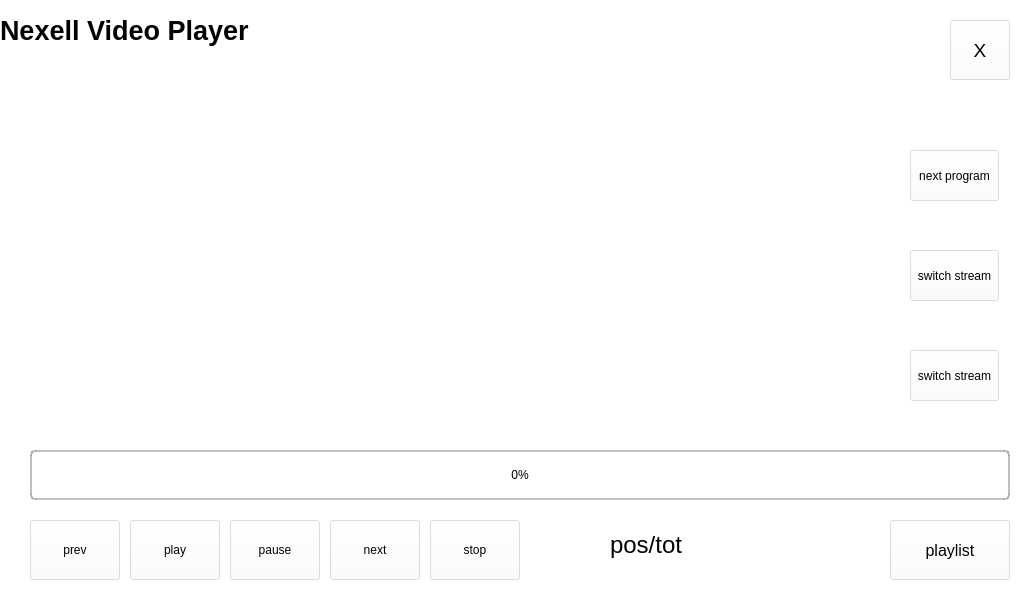
<?xml version="1.0" encoding="UTF-8"?>
<ui version="4.0">
 <class>MainWindow</class>
 <widget class="QMainWindow" name="MainWindow">
  <property name="geometry">
   <rect>
    <x>0</x>
    <y>0</y>
    <width>1024</width>
    <height>600</height>
   </rect>
  </property>
  <property name="windowTitle">
   <string>VideoPlayer</string>
  </property>
  <property name="autoFillBackground">
   <bool>false</bool>
  </property>
  <property name="styleSheet">
   <string notr="true">background: rgba(0, 0, 0, 0%);
color: rgb(1, 1, 1);
</string>
  </property>
  <widget class="QWidget" name="centralWidget">
   <widget class="QLabel" name="durationlabel">
    <property name="geometry">
     <rect>
      <x>610</x>
      <y>530</y>
      <width>201</width>
      <height>30</height>
     </rect>
    </property>
    <property name="font">
     <font>
      <pointsize>18</pointsize>
     </font>
    </property>
    <property name="text">
     <string>pos/tot</string>
    </property>
   </widget>
   <widget class="QPushButton" name="prevButton">
    <property name="geometry">
     <rect>
      <x>30</x>
      <y>520</y>
      <width>90</width>
      <height>60</height>
     </rect>
    </property>
    <property name="minimumSize">
     <size>
      <width>0</width>
      <height>60</height>
     </size>
    </property>
   <property name="styleSheet">
    <string notr="true">background-color: rgba(255, 255, 255, 50%);
color: rgba(1, 1, 1);</string>
   </property>
    <property name="text">
     <string>prev</string>
    </property>
   </widget>
   <widget class="QPushButton" name="pauseButton">
    <property name="geometry">
     <rect>
      <x>230</x>
      <y>520</y>
      <width>90</width>
      <height>60</height>
     </rect>
    </property>
    <property name="minimumSize">
     <size>
      <width>0</width>
      <height>60</height>
     </size>
    </property>
   <property name="styleSheet">
    <string notr="true">background-color: rgb(255, 255, 255, 50%);
color: rgba(1, 1, 1);</string>
   </property>
    <property name="text">
     <string>pause</string>
    </property>
   </widget>
   <widget class="QProgressBar" name="progressBar">
    <property name="geometry">
     <rect>
      <x>30</x>
      <y>450</y>
      <width>980</width>
      <height>50</height>
     </rect>
    </property>
    <property name="minimumSize">
     <size>
      <width>0</width>
      <height>40</height>
     </size>
    </property>
    <property name="styleSheet">
     <string notr="true">QProgressBar {
border: 2px solid rgba(128, 128, 128, 50%);
border-radius: 5px;
}

QProgressBar::chunk {
background-color: rgba(37, 86, 201, 50%);
/*background-color: #05B8CC;*/
width: 20px;
/*margin: 0.5px;*/
}

</string>
    </property>
    <property name="maximum">
     <number>100000</number>
    </property>
    <property name="value">
     <number>24</number>
    </property>
    <property name="alignment">
     <set>Qt::AlignCenter</set>
    </property>
    <property name="textVisible">
     <bool>true</bool>
    </property>
    <property name="invertedAppearance">
     <bool>false</bool>
    </property>
   </widget>
   <widget class="QPushButton" name="playButton">
    <property name="geometry">
     <rect>
      <x>130</x>
      <y>520</y>
      <width>90</width>
      <height>60</height>
     </rect>
    </property>
    <property name="minimumSize">
     <size>
      <width>0</width>
      <height>60</height>
     </size>
    </property>
   <property name="styleSheet">
    <string notr="true">background-color: rgba(255, 255, 255, 50%);
color: rgba(1, 1, 1);</string>
   </property>
    <property name="text">
     <string>play</string>
    </property>
   </widget>
   <widget class="QPushButton" name="nextButton">
    <property name="geometry">
     <rect>
      <x>330</x>
      <y>520</y>
      <width>90</width>
      <height>60</height>
     </rect>
    </property>
    <property name="minimumSize">
     <size>
      <width>0</width>
      <height>60</height>
     </size>
    </property>
   <property name="styleSheet">
    <string notr="true">background-color: rgba(255, 255, 255, 50%);
color: rgba(1, 1, 1);</string>
   </property>
    <property name="text">
     <string>next</string>
    </property>
   </widget>
   <widget class="QPushButton" name="playListButton">
    <property name="geometry">
     <rect>
      <x>890</x>
      <y>520</y>
      <width>120</width>
      <height>60</height>
     </rect>
    </property>
    <property name="minimumSize">
     <size>
      <width>60</width>
      <height>60</height>
     </size>
    </property>
    <property name="font">
     <font>
      <pointsize>12</pointsize>
     </font>
    </property>
   <property name="styleSheet">
    <string notr="true">background-color: rgba(255, 255, 255, 50%);
color: rgba(1, 1, 1);</string>
   </property>
    <property name="text">
     <string>playlist</string>
    </property>
   </widget>
   <widget class="QLabel" name="appNameLabel">
    <property name="geometry">
     <rect>
      <x>0</x>
      <y>0</y>
      <width>931</width>
      <height>60</height>
     </rect>
    </property>
    <property name="minimumSize">
     <size>
      <width>510</width>
      <height>60</height>
     </size>
    </property>
    <property name="font">
     <font>
      <pointsize>20</pointsize>
      <weight>75</weight>
      <bold>true</bold>
      <strikeout>false</strikeout>
     </font>
    </property>
    <property name="styleSheet">
     <string notr="true"/>
    </property>
    <property name="text">
     <string>Nexell Video Player</string>
    </property>
    <property name="textFormat">
     <enum>Qt::AutoText</enum>
    </property>
   </widget>
   <widget class="QPushButton" name="stopButton">
    <property name="geometry">
     <rect>
      <x>430</x>
      <y>520</y>
      <width>90</width>
      <height>60</height>
     </rect>
    </property>
    <property name="minimumSize">
     <size>
      <width>0</width>
      <height>60</height>
     </size>
    </property>
   <property name="styleSheet">
    <string notr="true">background-color: rgba(255, 255, 255, 50%);
color: rgba(1, 1, 1);</string>
   </property>
    <property name="text">
     <string>stop</string>
    </property>
   </widget>
   <widget class="QGraphicsView" name="graphicsView">
    <property name="geometry">
     <rect>
      <x>0</x>
      <y>0</y>
      <width>1024</width>
      <height>600</height>
     </rect>
    </property>
    <property name="maximumSize">
     <size>
      <width>16777215</width>
      <height>16777215</height>
     </size>
    </property>
   <property name="palette">
    <palette>
     <active>
      <colorrole role="WindowText">
       <brush brushstyle="SolidPattern">
        <color alpha="255">
         <red>1</red>
         <green>1</green>
         <blue>1</blue>
        </color>
       </brush>
      </colorrole>
      <colorrole role="Button">
       <brush brushstyle="SolidPattern">
        <color alpha="0">
         <red>0</red>
         <green>0</green>
         <blue>0</blue>
        </color>
       </brush>
      </colorrole>
      <colorrole role="Text">
       <brush brushstyle="SolidPattern">
        <color alpha="255">
         <red>1</red>
         <green>1</green>
         <blue>1</blue>
        </color>
       </brush>
      </colorrole>
      <colorrole role="ButtonText">
       <brush brushstyle="SolidPattern">
        <color alpha="255">
         <red>1</red>
         <green>1</green>
         <blue>1</blue>
        </color>
       </brush>
      </colorrole>
      <colorrole role="Base">
       <brush brushstyle="NoBrush">
        <color alpha="255">
         <red>0</red>
         <green>0</green>
         <blue>0</blue>
        </color>
       </brush>
      </colorrole>
      <colorrole role="Window">
       <brush brushstyle="SolidPattern">
        <color alpha="0">
         <red>0</red>
         <green>0</green>
         <blue>0</blue>
        </color>
       </brush>
      </colorrole>
     </active>
     <inactive>
      <colorrole role="WindowText">
       <brush brushstyle="SolidPattern">
        <color alpha="255">
         <red>1</red>
         <green>1</green>
         <blue>1</blue>
        </color>
       </brush>
      </colorrole>
      <colorrole role="Button">
       <brush brushstyle="SolidPattern">
        <color alpha="0">
         <red>0</red>
         <green>0</green>
         <blue>0</blue>
        </color>
       </brush>
      </colorrole>
      <colorrole role="Text">
       <brush brushstyle="SolidPattern">
        <color alpha="255">
         <red>1</red>
         <green>1</green>
         <blue>1</blue>
        </color>
       </brush>
      </colorrole>
      <colorrole role="ButtonText">
       <brush brushstyle="SolidPattern">
        <color alpha="255">
         <red>1</red>
         <green>1</green>
         <blue>1</blue>
        </color>
       </brush>
      </colorrole>
      <colorrole role="Base">
       <brush brushstyle="NoBrush">
        <color alpha="255">
         <red>0</red>
         <green>0</green>
         <blue>0</blue>
        </color>
       </brush>
      </colorrole>
      <colorrole role="Window">
       <brush brushstyle="SolidPattern">
        <color alpha="0">
         <red>0</red>
         <green>0</green>
         <blue>0</blue>
        </color>
       </brush>
      </colorrole>
     </inactive>
     <disabled>
      <colorrole role="WindowText">
       <brush brushstyle="SolidPattern">
        <color alpha="255">
         <red>1</red>
         <green>1</green>
         <blue>1</blue>
        </color>
       </brush>
      </colorrole>
      <colorrole role="Button">
       <brush brushstyle="SolidPattern">
        <color alpha="0">
         <red>0</red>
         <green>0</green>
         <blue>0</blue>
        </color>
       </brush>
      </colorrole>
      <colorrole role="Text">
       <brush brushstyle="SolidPattern">
        <color alpha="255">
         <red>1</red>
         <green>1</green>
         <blue>1</blue>
        </color>
       </brush>
      </colorrole>
      <colorrole role="ButtonText">
       <brush brushstyle="SolidPattern">
        <color alpha="255">
         <red>1</red>
         <green>1</green>
         <blue>1</blue>
        </color>
       </brush>
      </colorrole>
      <colorrole role="Base">
       <brush brushstyle="NoBrush">
        <color alpha="255">
         <red>0</red>
         <green>0</green>
         <blue>0</blue>
        </color>
       </brush>
      </colorrole>
      <colorrole role="Window">
       <brush brushstyle="SolidPattern">
        <color alpha="0">
         <red>0</red>
         <green>0</green>
         <blue>0</blue>
        </color>
       </brush>
      </colorrole>
     </disabled>
    </palette>
   </property>
    <property name="styleSheet">
    <string notr="true">background: rgba(0, 0, 0, 0%);</string>
    </property>
   </widget>
   <widget class="QLabel" name="subTitleLabel">
    <property name="geometry">
     <rect>
      <x>119</x>
      <y>370</y>
      <width>811</width>
      <height>60</height>
     </rect>
    </property>
    <property name="font">
     <font>
      <pointsize>20</pointsize>
     </font>
    </property>
    <property name="text">
     <string/>
    </property>
    <property name="wordWrap">
    <bool>true</bool>
    </property>
   </widget>
  <widget class="QLabel" name="subTitleLabel2">
   <property name="geometry">
    <rect>
     <x>119</x>
     <y>470</y>
     <width>811</width>
     <height>60</height>
    </rect>
   </property>
   <property name="font">
    <font>
     <pointsize>20</pointsize>
    </font>
   </property>
   <property name="text">
    <string/>
   </property>
   <property name="wordWrap">
    <bool>true</bool>
   </property>
  </widget>
   <widget class="QPushButton" name="speedButton">
    <property name="geometry">
     <rect>
      <x>910</x>
      <y>350</y>
     <width>89</width>
     <height>51</height>
    </rect>
   </property>
   <property name="styleSheet">
    <string notr="true">background-color: rgba(255, 255, 255, 50%);
color: rgba(1, 1, 1);</string>
   </property>
   <property name="text">
    <string>switch stream</string>
   </property>
  </widget>
  <widget class="QPushButton" name="switchStreamButton">
   <property name="geometry">
    <rect>
     <x>910</x>
     <y>250</y>
     <width>89</width>
     <height>51</height>
    </rect>
   </property>
   <property name="styleSheet">
    <string notr="true">background-color: rgba(255, 255, 255, 50%);
color: rgba(1, 1, 1);</string>
   </property>
   <property name="text">
    <string>switch stream</string>
   </property>
  </widget>
  <widget class="QPushButton" name="nextProgramButton">
   <property name="geometry">
    <rect>
     <x>910</x>
     <y>150</y>
     <width>89</width>
     <height>51</height>
    </rect>
   </property>
   <property name="styleSheet">
    <string notr="true">background-color: rgba(255, 255, 255, 50%);
color: rgba(1, 1, 1);</string>
   </property>
   <property name="text">
    <string>next program</string>
   </property>
  </widget>
   <widget class="QPushButton" name="closeButton">
    <property name="geometry">
     <rect>
      <x>950</x>
      <y>20</y>
      <width>60</width>
      <height>60</height>
     </rect>
    </property>
    <property name="minimumSize">
     <size>
      <width>60</width>
      <height>60</height>
     </size>
    </property>
    <property name="maximumSize">
     <size>
      <width>60</width>
      <height>60</height>
     </size>
    </property>
    <property name="font">
     <font>
      <pointsize>14</pointsize>
     </font>
    </property>
   <property name="styleSheet">
    <string notr="true">background-color: rgb(255, 255, 255, 50%);
color: rgba(1, 1, 1);</string>
   </property>
    <property name="text">
     <string>X</string>
    </property>
   </widget>
   <zorder>graphicsView</zorder>
   <zorder>prevButton</zorder>
   <zorder>pauseButton</zorder>
   <zorder>progressBar</zorder>
   <zorder>playButton</zorder>
   <zorder>durationlabel</zorder>
   <zorder>nextButton</zorder>
   <zorder>playListButton</zorder>
   <zorder>closeButton</zorder>
   <zorder>appNameLabel</zorder>
   <zorder>stopButton</zorder>
   <zorder>subTitleLabel</zorder>
   <zorder>subTitleLabel2</zorder>
   <zorder>switchStreamButton</zorder>
   <zorder>nextProgramButton</zorder>
   <zorder>speedButton</zorder>
  </widget>
 </widget>
 <layoutdefault spacing="6" margin="11"/>
 <resources/>
 <connections/>
</ui>
